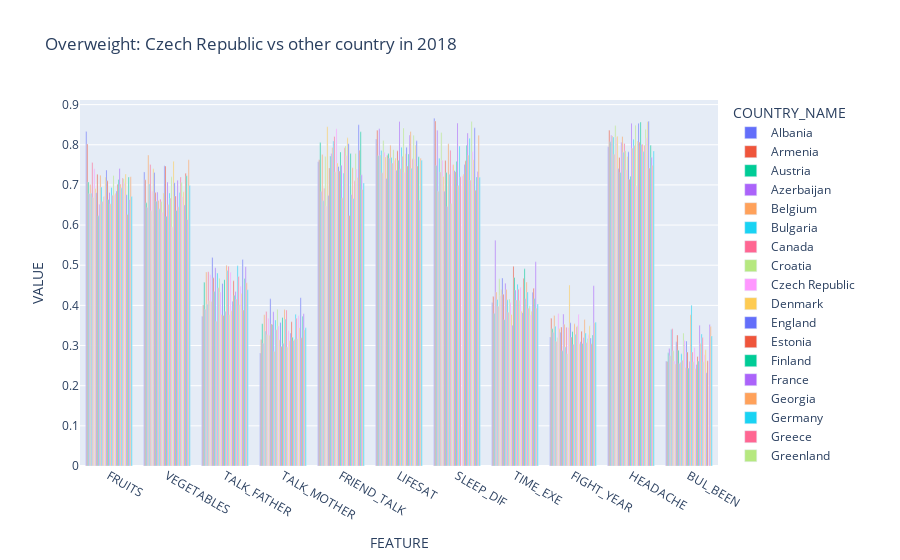

Notebook cell for this chart:
### Code cell
fig_ver.show()

### Figure 1 — Plotly figure (JSON) as saved in the notebook; plotly's stock layout.template omitted (floating-point values rounded to 4 significant figures)
{"data": [{"alignmentgroup": "True", "hovertemplate": "COUNTRY_NAME=Albania<br>FEATURE=%{x}<br>VALUE=%{y}<extra></extra>", "legendgroup": "Albania", "marker": {"color": "#636efa", "pattern": {"shape": ""}}, "name": "Albania", "offsetgroup": "Albania", "orientation": "v", "showlegend": true, "textposition": "auto", "type": "bar", "x": ["FRUITS", "VEGETABLES", "TALK_FATHER", "TALK_MOTHER", "FRIEND_TALK", "LIFESAT", "SLEEP_DIF", "TIME_EXE", "FIGHT_YEAR", "HEADACHE", "BUL_BEEN"], "xaxis": "x", "y": [0.833, 0.7323, 0.3728, 0.2814, 0.7575, 0.8144, 0.8659, 0.4075, 0.321, 0.7952, 0.2606], "yaxis": "y"}, {"alignmentgroup": "True", "hovertemplate": "COUNTRY_NAME=Armenia<br>FEATURE=%{x}<br>VALUE=%{y}<extra></extra>", "legendgroup": "Armenia", "marker": {"color": "#EF553B", "pattern": {"shape": ""}}, "name": "Armenia", "offsetgroup": "Armenia", "orientation": "v", "showlegend": true, "textposition": "auto", "type": "bar", "x": ["FRUITS", "VEGETABLES", "TALK_FATHER", "TALK_MOTHER", "FRIEND_TALK", "LIFESAT", "SLEEP_DIF", "TIME_EXE", "FIGHT_YEAR", "HEADACHE", "BUL_BEEN"], "xaxis": "x", "y": [0.8016, 0.7129, 0.4009, 0.3149, 0.7628, 0.8364, 0.859, 0.4218, 0.368, 0.8359, 0.2603], "yaxis": "y"}, {"alignmentgroup": "True", "hovertemplate": "COUNTRY_NAME=Austria<br>FEATURE=%{x}<br>VALUE=%{y}<extra></extra>", "legendgroup": "Austria", "marker": {"color": "#00cc96", "pattern": {"shape": ""}}, "name": "Austria", "offsetgroup": "Austria", "orientation": "v", "showlegend": true, "textposition": "auto", "type": "bar", "x": ["FRUITS", "VEGETABLES", "TALK_FATHER", "TALK_MOTHER", "FRIEND_TALK", "LIFESAT", "SLEEP_DIF", "TIME_EXE", "FIGHT_YEAR", "HEADACHE", "BUL_BEEN"], "xaxis": "x", "y": [0.7075, 0.6553, 0.4574, 0.3544, 0.8054, 0.7727, 0.7483, 0.3795, 0.3417, 0.8074, 0.2817], "yaxis": "y"}, {"alignmentgroup": "True", "hovertemplate": "COUNTRY_NAME=Azerbaijan<br>FEATURE=%{x}<br>VALUE=%{y}<extra></extra>", "legendgroup": "Azerbaijan", "marker": {"color": "#ab63fa", "pattern": {"shape": ""}}, "name": "Azerbaijan", "offsetgroup": "Azerbaijan", "orientation": "v", "showlegend": true, "textposition": "auto", "type": "bar", "x": ["FRUITS", "VEGETABLES", "TALK_FATHER", "TALK_MOTHER", "FRIEND_TALK", "LIFESAT", "SLEEP_DIF", "TIME_EXE", "FIGHT_YEAR", "HEADACHE", "BUL_BEEN"], "xaxis": "x", "y": [0.6782, 0.6437, 0.3905, 0.3059, 0.6833, 0.8397, 0.8363, 0.5621, 0.3325, 0.8237, 0.2924], "yaxis": "y"}, {"alignmentgroup": "True", "hovertemplate": "COUNTRY_NAME=Belgium<br>FEATURE=%{x}<br>VALUE=%{y}<extra></extra>", "legendgroup": "Belgium", "marker": {"color": "#FFA15A", "pattern": {"shape": ""}}, "name": "Belgium", "offsetgroup": "Belgium", "orientation": "v", "showlegend": true, "textposition": "auto", "type": "bar", "x": ["FRUITS", "VEGETABLES", "TALK_FATHER", "TALK_MOTHER", "FRIEND_TALK", "LIFESAT", "SLEEP_DIF", "TIME_EXE", "FIGHT_YEAR", "HEADACHE", "BUL_BEEN"], "xaxis": "x", "y": [0.7008, 0.7744, 0.4829, 0.3768, 0.7756, 0.7743, 0.6845, 0.433, 0.3749, 0.8219, 0.2748], "yaxis": "y"}, {"alignmentgroup": "True", "hovertemplate": "COUNTRY_NAME=Bulgaria<br>FEATURE=%{x}<br>VALUE=%{y}<extra></extra>", "legendgroup": "Bulgaria", "marker": {"color": "#19d3f3", "pattern": {"shape": ""}}, "name": "Bulgaria", "offsetgroup": "Bulgaria", "orientation": "v", "showlegend": true, "textposition": "auto", "type": "bar", "x": ["FRUITS", "VEGETABLES", "TALK_FATHER", "TALK_MOTHER", "FRIEND_TALK", "LIFESAT", "SLEEP_DIF", "TIME_EXE", "FIGHT_YEAR", "HEADACHE", "BUL_BEEN"], "xaxis": "x", "y": [0.6794, 0.7022, 0.4029, 0.3364, 0.6605, 0.7856, 0.7666, 0.4146, 0.348, 0.8191, 0.3397], "yaxis": "y"}, {"alignmentgroup": "True", "hovertemplate": "COUNTRY_NAME=Canada<br>FEATURE=%{x}<br>VALUE=%{y}<extra></extra>", "legendgroup": "Canada", "marker": {"color": "#FF6692", "pattern": {"shape": ""}}, "name": "Canada", "offsetgroup": "Canada", "orientation": "v", "showlegend": true, "textposition": "auto", "type": "bar", "x": ["FRUITS", "VEGETABLES", "TALK_FATHER", "TALK_MOTHER", "FRIEND_TALK", "LIFESAT", "SLEEP_DIF", "TIME_EXE", "FIGHT_YEAR", "HEADACHE", "BUL_BEEN"], "xaxis": "x", "y": [0.756, 0.751, 0.484, 0.3848, 0.6919, 0.7303, 0.7322, 0.398, 0.3102, 0.7761, 0.3417], "yaxis": "y"}, {"alignmentgroup": "True", "hovertemplate": "COUNTRY_NAME=Croatia<br>FEATURE=%{x}<br>VALUE=%{y}<extra></extra>", "legendgroup": "Croatia", "marker": {"color": "#B6E880", "pattern": {"shape": ""}}, "name": "Croatia", "offsetgroup": "Croatia", "orientation": "v", "showlegend": true, "textposition": "auto", "type": "bar", "x": ["FRUITS", "VEGETABLES", "TALK_FATHER", "TALK_MOTHER", "FRIEND_TALK", "LIFESAT", "SLEEP_DIF", "TIME_EXE", "FIGHT_YEAR", "HEADACHE", "BUL_BEEN"], "xaxis": "x", "y": [0.6688, 0.6357, 0.4117, 0.3272, 0.7705, 0.8107, 0.8308, 0.4661, 0.3202, 0.8477, 0.287], "yaxis": "y"}, {"alignmentgroup": "True", "hovertemplate": "COUNTRY_NAME=Czech Republic<br>FEATURE=%{x}<br>VALUE=%{y}<extra></extra>", "legendgroup": "Czech Republic", "marker": {"color": "#FF97FF", "pattern": {"shape": ""}}, "name": "Czech Republic", "offsetgroup": "Czech Republic", "orientation": "v", "showlegend": true, "textposition": "auto", "type": "bar", "x": ["FRUITS", "VEGETABLES", "TALK_FATHER", "TALK_MOTHER", "FRIEND_TALK", "LIFESAT", "SLEEP_DIF", "TIME_EXE", "FIGHT_YEAR", "HEADACHE", "BUL_BEEN"], "xaxis": "x", "y": [0.7401, 0.6841, 0.4763, 0.3678, 0.6477, 0.7814, 0.7614, 0.4249, 0.3798, 0.8192, 0.2616], "yaxis": "y"}, {"alignmentgroup": "True", "hovertemplate": "COUNTRY_NAME=Denmark<br>FEATURE=%{x}<br>VALUE=%{y}<extra></extra>", "legendgroup": "Denmark", "marker": {"color": "#FECB52", "pattern": {"shape": ""}}, "name": "Denmark", "offsetgroup": "Denmark", "orientation": "v", "showlegend": true, "textposition": "auto", "type": "bar", "x": ["FRUITS", "VEGETABLES", "TALK_FATHER", "TALK_MOTHER", "FRIEND_TALK", "LIFESAT", "SLEEP_DIF", "TIME_EXE", "FIGHT_YEAR", "HEADACHE", "BUL_BEEN"], "xaxis": "x", "y": [0.691, 0.7401, 0.4097, 0.3257, 0.8451, 0.7695, 0.7212, 0.4392, 0.3415, 0.8211, 0.2542], "yaxis": "y"}, {"alignmentgroup": "True", "hovertemplate": "COUNTRY_NAME=England<br>FEATURE=%{x}<br>VALUE=%{y}<extra></extra>", "legendgroup": "England", "marker": {"color": "#636efa", "pattern": {"shape": ""}}, "name": "England", "offsetgroup": "England", "orientation": "v", "showlegend": true, "textposition": "auto", "type": "bar", "x": ["FRUITS", "VEGETABLES", "TALK_FATHER", "TALK_MOTHER", "FRIEND_TALK", "LIFESAT", "SLEEP_DIF", "TIME_EXE", "FIGHT_YEAR", "HEADACHE", "BUL_BEEN"], "xaxis": "x", "y": [0.6807, 0.7308, 0.519, 0.4163, 0.6735, 0.7162, 0.6843, 0.4679, 0.3329, 0.7411, 0.3093], "yaxis": "y"}, {"alignmentgroup": "True", "hovertemplate": "COUNTRY_NAME=Estonia<br>FEATURE=%{x}<br>VALUE=%{y}<extra></extra>", "legendgroup": "Estonia", "marker": {"color": "#EF553B", "pattern": {"shape": ""}}, "name": "Estonia", "offsetgroup": "Estonia", "orientation": "v", "showlegend": true, "textposition": "auto", "type": "bar", "x": ["FRUITS", "VEGETABLES", "TALK_FATHER", "TALK_MOTHER", "FRIEND_TALK", "LIFESAT", "SLEEP_DIF", "TIME_EXE", "FIGHT_YEAR", "HEADACHE", "BUL_BEEN"], "xaxis": "x", "y": [0.7268, 0.6809, 0.4686, 0.3537, 0.7424, 0.7737, 0.7605, 0.4279, 0.3461, 0.7682, 0.3263], "yaxis": "y"}, {"alignmentgroup": "True", "hovertemplate": "COUNTRY_NAME=Finland<br>FEATURE=%{x}<br>VALUE=%{y}<extra></extra>", "legendgroup": "Finland", "marker": {"color": "#00cc96", "pattern": {"shape": ""}}, "name": "Finland", "offsetgroup": "Finland", "orientation": "v", "showlegend": true, "textposition": "auto", "type": "bar", "x": ["FRUITS", "VEGETABLES", "TALK_FATHER", "TALK_MOTHER", "FRIEND_TALK", "LIFESAT", "SLEEP_DIF", "TIME_EXE", "FIGHT_YEAR", "HEADACHE", "BUL_BEEN"], "xaxis": "x", "y": [0.623, 0.6595, 0.4343, 0.3525, 0.772, 0.778, 0.7307, 0.3645, 0.2869, 0.7312, 0.288], "yaxis": "y"}, {"alignmentgroup": "True", "hovertemplate": "COUNTRY_NAME=France<br>FEATURE=%{x}<br>VALUE=%{y}<extra></extra>", "legendgroup": "France", "marker": {"color": "#ab63fa", "pattern": {"shape": ""}}, "name": "France", "offsetgroup": "France", "orientation": "v", "showlegend": true, "textposition": "auto", "type": "bar", "x": ["FRUITS", "VEGETABLES", "TALK_FATHER", "TALK_MOTHER", "FRIEND_TALK", "LIFESAT", "SLEEP_DIF", "TIME_EXE", "FIGHT_YEAR", "HEADACHE", "BUL_BEEN"], "xaxis": "x", "y": [0.6515, 0.6822, 0.4939, 0.3843, 0.7781, 0.7668, 0.6462, 0.4548, 0.3784, 0.8062, 0.2553], "yaxis": "y"}, {"alignmentgroup": "True", "hovertemplate": "COUNTRY_NAME=Georgia<br>FEATURE=%{x}<br>VALUE=%{y}<extra></extra>", "legendgroup": "Georgia", "marker": {"color": "#FFA15A", "pattern": {"shape": ""}}, "name": "Georgia", "offsetgroup": "Georgia", "orientation": "v", "showlegend": true, "textposition": "auto", "type": "bar", "x": ["FRUITS", "VEGETABLES", "TALK_FATHER", "TALK_MOTHER", "FRIEND_TALK", "LIFESAT", "SLEEP_DIF", "TIME_EXE", "FIGHT_YEAR", "HEADACHE", "BUL_BEEN"], "xaxis": "x", "y": [0.7239, 0.6613, 0.3602, 0.2853, 0.7931, 0.7989, 0.8024, 0.4394, 0.353, 0.8205, 0.2581], "yaxis": "y"}, {"alignmentgroup": "True", "hovertemplate": "COUNTRY_NAME=Germany<br>FEATURE=%{x}<br>VALUE=%{y}<extra></extra>", "legendgroup": "Germany", "marker": {"color": "#19d3f3", "pattern": {"shape": ""}}, "name": "Germany", "offsetgroup": "Germany", "orientation": "v", "showlegend": true, "textposition": "auto", "type": "bar", "x": ["FRUITS", "VEGETABLES", "TALK_FATHER", "TALK_MOTHER", "FRIEND_TALK", "LIFESAT", "SLEEP_DIF", "TIME_EXE", "FIGHT_YEAR", "HEADACHE", "BUL_BEEN"], "xaxis": "x", "y": [0.6947, 0.6403, 0.4805, 0.3638, 0.8096, 0.7681, 0.7266, 0.414, 0.2961, 0.7815, 0.2794], "yaxis": "y"}, {"alignmentgroup": "True", "hovertemplate": "COUNTRY_NAME=Greece<br>FEATURE=%{x}<br>VALUE=%{y}<extra></extra>", "legendgroup": "Greece", "marker": {"color": "#FF6692", "pattern": {"shape": ""}}, "name": "Greece", "offsetgroup": "Greece", "orientation": "v", "showlegend": true, "textposition": "auto", "type": "bar", "x": ["FRUITS", "VEGETABLES", "TALK_FATHER", "TALK_MOTHER", "FRIEND_TALK", "LIFESAT", "SLEEP_DIF", "TIME_EXE", "FIGHT_YEAR", "HEADACHE", "BUL_BEEN"], "xaxis": "x", "y": [0.6584, 0.6645, 0.4437, 0.3393, 0.8207, 0.7546, 0.786, 0.3831, 0.3458, 0.8032, 0.2632], "yaxis": "y"}, {"alignmentgroup": "True", "hovertemplate": "COUNTRY_NAME=Greenland<br>FEATURE=%{x}<br>VALUE=%{y}<extra></extra>", "legendgroup": "Greenland", "marker": {"color": "#B6E880", "pattern": {"shape": ""}}, "name": "Greenland", "offsetgroup": "Greenland", "orientation": "v", "showlegend": true, "textposition": "auto", "type": "bar", "x": ["FRUITS", "VEGETABLES", "TALK_FATHER", "TALK_MOTHER", "FRIEND_TALK", "LIFESAT", "SLEEP_DIF", "TIME_EXE", "FIGHT_YEAR", "HEADACHE", "BUL_BEEN"], "xaxis": "x", "y": [0.6712, 0.6585, 0.4674, 0.39, 0.7326, 0.7878, 0.6535, 0.416, 0.2798, 0.7852, 0.3311], "yaxis": "y"}, {"alignmentgroup": "True", "hovertemplate": "COUNTRY_NAME=Hungary<br>FEATURE=%{x}<br>VALUE=%{y}<extra></extra>", "legendgroup": "Hungary", "marker": {"color": "#FF97FF", "pattern": {"shape": ""}}, "name": "Hungary", "offsetgroup": "Hungary", "orientation": "v", "showlegend": true, "textposition": "auto", "type": "bar", "x": ["FRUITS", "VEGETABLES", "TALK_FATHER", "TALK_MOTHER", "FRIEND_TALK", "LIFESAT", "SLEEP_DIF", "TIME_EXE", "FIGHT_YEAR", "HEADACHE", "BUL_BEEN"], "xaxis": "x", "y": [0.6722, 0.6317, 0.4334, 0.3488, 0.8399, 0.7613, 0.7501, 0.4069, 0.3451, 0.7376, 0.3128], "yaxis": "y"}, {"alignmentgroup": "True", "hovertemplate": "COUNTRY_NAME=Iceland<br>FEATURE=%{x}<br>VALUE=%{y}<extra></extra>", "legendgroup": "Iceland", "marker": {"color": "#FECB52", "pattern": {"shape": ""}}, "name": "Iceland", "offsetgroup": "Iceland", "orientation": "v", "showlegend": true, "textposition": "auto", "type": "bar", "x": ["FRUITS", "VEGETABLES", "TALK_FATHER", "TALK_MOTHER", "FRIEND_TALK", "LIFESAT", "SLEEP_DIF", "TIME_EXE", "FIGHT_YEAR", "HEADACHE", "BUL_BEEN"], "xaxis": "x", "y": [0.7196, 0.6801, 0.3771, 0.3143, 0.7548, 0.7669, 0.7507, 0.3773, 0.4508, 0.7706, 0.2452], "yaxis": "y"}, {"alignmentgroup": "True", "hovertemplate": "COUNTRY_NAME=Ireland<br>FEATURE=%{x}<br>VALUE=%{y}<extra></extra>", "legendgroup": "Ireland", "marker": {"color": "#636efa", "pattern": {"shape": ""}}, "name": "Ireland", "offsetgroup": "Ireland", "orientation": "v", "showlegend": true, "textposition": "auto", "type": "bar", "x": ["FRUITS", "VEGETABLES", "TALK_FATHER", "TALK_MOTHER", "FRIEND_TALK", "LIFESAT", "SLEEP_DIF", "TIME_EXE", "FIGHT_YEAR", "HEADACHE", "BUL_BEEN"], "xaxis": "x", "y": [0.7371, 0.7478, 0.4545, 0.3576, 0.7458, 0.7366, 0.7354, 0.3503, 0.3567, 0.7824, 0.311], "yaxis": "y"}, {"alignmentgroup": "True", "hovertemplate": "COUNTRY_NAME=Israel<br>FEATURE=%{x}<br>VALUE=%{y}<extra></extra>", "legendgroup": "Israel", "marker": {"color": "#EF553B", "pattern": {"shape": ""}}, "name": "Israel", "offsetgroup": "Israel", "orientation": "v", "showlegend": true, "textposition": "auto", "type": "bar", "x": ["FRUITS", "VEGETABLES", "TALK_FATHER", "TALK_MOTHER", "FRIEND_TALK", "LIFESAT", "SLEEP_DIF", "TIME_EXE", "FIGHT_YEAR", "HEADACHE", "BUL_BEEN"], "xaxis": "x", "y": [0.7101, 0.747, 0.3751, 0.2973, 0.7345, 0.7848, 0.7331, 0.4972, 0.3213, 0.7144, 0.2839], "yaxis": "y"}, {"alignmentgroup": "True", "hovertemplate": "COUNTRY_NAME=Italy<br>FEATURE=%{x}<br>VALUE=%{y}<extra></extra>", "legendgroup": "Italy", "marker": {"color": "#00cc96", "pattern": {"shape": ""}}, "name": "Italy", "offsetgroup": "Italy", "orientation": "v", "showlegend": true, "textposition": "auto", "type": "bar", "x": ["FRUITS", "VEGETABLES", "TALK_FATHER", "TALK_MOTHER", "FRIEND_TALK", "LIFESAT", "SLEEP_DIF", "TIME_EXE", "FIGHT_YEAR", "HEADACHE", "BUL_BEEN"], "xaxis": "x", "y": [0.6638, 0.6217, 0.464, 0.3697, 0.7821, 0.7614, 0.7587, 0.4696, 0.3349, 0.7218, 0.2439], "yaxis": "y"}, {"alignmentgroup": "True", "hovertemplate": "COUNTRY_NAME=Kazakhstan<br>FEATURE=%{x}<br>VALUE=%{y}<extra></extra>", "legendgroup": "Kazakhstan", "marker": {"color": "#ab63fa", "pattern": {"shape": ""}}, "name": "Kazakhstan", "offsetgroup": "Kazakhstan", "orientation": "v", "showlegend": true, "textposition": "auto", "type": "bar", "x": ["FRUITS", "VEGETABLES", "TALK_FATHER", "TALK_MOTHER", "FRIEND_TALK", "LIFESAT", "SLEEP_DIF", "TIME_EXE", "FIGHT_YEAR", "HEADACHE", "BUL_BEEN"], "xaxis": "x", "y": [0.6812, 0.707, 0.3851, 0.3057, 0.7487, 0.8578, 0.8541, 0.4385, 0.3032, 0.8534, 0.261], "yaxis": "y"}, {"alignmentgroup": "True", "hovertemplate": "COUNTRY_NAME=Latvia<br>FEATURE=%{x}<br>VALUE=%{y}<extra></extra>", "legendgroup": "Latvia", "marker": {"color": "#FFA15A", "pattern": {"shape": ""}}, "name": "Latvia", "offsetgroup": "Latvia", "orientation": "v", "showlegend": true, "textposition": "auto", "type": "bar", "x": ["FRUITS", "VEGETABLES", "TALK_FATHER", "TALK_MOTHER", "FRIEND_TALK", "LIFESAT", "SLEEP_DIF", "TIME_EXE", "FIGHT_YEAR", "HEADACHE", "BUL_BEEN"], "xaxis": "x", "y": [0.6533, 0.651, 0.4997, 0.3894, 0.6678, 0.7403, 0.6982, 0.4135, 0.354, 0.7919, 0.3769], "yaxis": "y"}, {"alignmentgroup": "True", "hovertemplate": "COUNTRY_NAME=Lithuania<br>FEATURE=%{x}<br>VALUE=%{y}<extra></extra>", "legendgroup": "Lithuania", "marker": {"color": "#19d3f3", "pattern": {"shape": ""}}, "name": "Lithuania", "offsetgroup": "Lithuania", "orientation": "v", "showlegend": true, "textposition": "auto", "type": "bar", "x": ["FRUITS", "VEGETABLES", "TALK_FATHER", "TALK_MOTHER", "FRIEND_TALK", "LIFESAT", "SLEEP_DIF", "TIME_EXE", "FIGHT_YEAR", "HEADACHE", "BUL_BEEN"], "xaxis": "x", "y": [0.6936, 0.6801, 0.4866, 0.3659, 0.7295, 0.794, 0.7968, 0.4528, 0.3278, 0.8136, 0.4002], "yaxis": "y"}, {"alignmentgroup": "True", "hovertemplate": "COUNTRY_NAME=Luxembourg<br>FEATURE=%{x}<br>VALUE=%{y}<extra></extra>", "legendgroup": "Luxembourg", "marker": {"color": "#FF6692", "pattern": {"shape": ""}}, "name": "Luxembourg", "offsetgroup": "Luxembourg", "orientation": "v", "showlegend": true, "textposition": "auto", "type": "bar", "x": ["FRUITS", "VEGETABLES", "TALK_FATHER", "TALK_MOTHER", "FRIEND_TALK", "LIFESAT", "SLEEP_DIF", "TIME_EXE", "FIGHT_YEAR", "HEADACHE", "BUL_BEEN"], "xaxis": "x", "y": [0.674, 0.6673, 0.4973, 0.3883, 0.7926, 0.7713, 0.7201, 0.44, 0.347, 0.798, 0.2836], "yaxis": "y"}, {"alignmentgroup": "True", "hovertemplate": "COUNTRY_NAME=Macedonia<br>FEATURE=%{x}<br>VALUE=%{y}<extra></extra>", "legendgroup": "Macedonia", "marker": {"color": "#B6E880", "pattern": {"shape": ""}}, "name": "Macedonia", "offsetgroup": "Macedonia", "orientation": "v", "showlegend": true, "textposition": "auto", "type": "bar", "x": ["FRUITS", "VEGETABLES", "TALK_FATHER", "TALK_MOTHER", "FRIEND_TALK", "LIFESAT", "SLEEP_DIF", "TIME_EXE", "FIGHT_YEAR", "HEADACHE", "BUL_BEEN"], "xaxis": "x", "y": [0.7236, 0.7201, 0.3764, 0.2963, 0.7971, 0.8418, NaN, 0.4119, 0.349, 0.8483, 0.2596], "yaxis": "y"}, {"alignmentgroup": "True", "hovertemplate": "COUNTRY_NAME=Malta<br>FEATURE=%{x}<br>VALUE=%{y}<extra></extra>", "legendgroup": "Malta", "marker": {"color": "#FF97FF", "pattern": {"shape": ""}}, "name": "Malta", "offsetgroup": "Malta", "orientation": "v", "showlegend": true, "textposition": "auto", "type": "bar", "x": ["FRUITS", "VEGETABLES", "TALK_FATHER", "TALK_MOTHER", "FRIEND_TALK", "LIFESAT", "SLEEP_DIF", "TIME_EXE", "FIGHT_YEAR", "HEADACHE", "BUL_BEEN"], "xaxis": "x", "y": [0.676, 0.5955, 0.4824, 0.3368, 0.7735, 0.7318, 0.723, 0.4451, 0.3777, 0.6979, 0.2954], "yaxis": "y"}, {"alignmentgroup": "True", "hovertemplate": "COUNTRY_NAME=Netherlands<br>FEATURE=%{x}<br>VALUE=%{y}<extra></extra>", "legendgroup": "Netherlands", "marker": {"color": "#FECB52", "pattern": {"shape": ""}}, "name": "Netherlands", "offsetgroup": "Netherlands", "orientation": "v", "showlegend": true, "textposition": "auto", "type": "bar", "x": ["FRUITS", "VEGETABLES", "TALK_FATHER", "TALK_MOTHER", "FRIEND_TALK", "LIFESAT", "SLEEP_DIF", "TIME_EXE", "FIGHT_YEAR", "HEADACHE", "BUL_BEEN"], "xaxis": "x", "y": [0.6793, 0.7591, 0.3865, 0.3118, 0.8171, 0.7776, 0.7271, 0.3852, 0.3042, 0.8095, 0.2427], "yaxis": "y"}, {"alignmentgroup": "True", "hovertemplate": "COUNTRY_NAME=Norway<br>FEATURE=%{x}<br>VALUE=%{y}<extra></extra>", "legendgroup": "Norway", "marker": {"color": "#636efa", "pattern": {"shape": ""}}, "name": "Norway", "offsetgroup": "Norway", "orientation": "v", "showlegend": true, "textposition": "auto", "type": "bar", "x": ["FRUITS", "VEGETABLES", "TALK_FATHER", "TALK_MOTHER", "FRIEND_TALK", "LIFESAT", "SLEEP_DIF", "TIME_EXE", "FIGHT_YEAR", "HEADACHE", "BUL_BEEN"], "xaxis": "x", "y": [0.6851, 0.7057, 0.4105, 0.3311, 0.8025, 0.794, 0.7506, 0.3819, 0.3096, 0.8534, 0.2528], "yaxis": "y"}, {"alignmentgroup": "True", "hovertemplate": "COUNTRY_NAME=Poland<br>FEATURE=%{x}<br>VALUE=%{y}<extra></extra>", "legendgroup": "Poland", "marker": {"color": "#EF553B", "pattern": {"shape": ""}}, "name": "Poland", "offsetgroup": "Poland", "orientation": "v", "showlegend": true, "textposition": "auto", "type": "bar", "x": ["FRUITS", "VEGETABLES", "TALK_FATHER", "TALK_MOTHER", "FRIEND_TALK", "LIFESAT", "SLEEP_DIF", "TIME_EXE", "FIGHT_YEAR", "HEADACHE", "BUL_BEEN"], "xaxis": "x", "y": [0.7015, 0.6725, 0.4612, 0.3593, 0.6238, 0.7474, 0.7602, 0.4676, 0.3359, 0.8068, 0.2727], "yaxis": "y"}, {"alignmentgroup": "True", "hovertemplate": "COUNTRY_NAME=Portugal<br>FEATURE=%{x}<br>VALUE=%{y}<extra></extra>", "legendgroup": "Portugal", "marker": {"color": "#00cc96", "pattern": {"shape": ""}}, "name": "Portugal", "offsetgroup": "Portugal", "orientation": "v", "showlegend": true, "textposition": "auto", "type": "bar", "x": ["FRUITS", "VEGETABLES", "TALK_FATHER", "TALK_MOTHER", "FRIEND_TALK", "LIFESAT", "SLEEP_DIF", "TIME_EXE", "FIGHT_YEAR", "HEADACHE", "BUL_BEEN"], "xaxis": "x", "y": [0.7137, 0.6366, 0.4252, 0.3208, 0.778, 0.7772, 0.7987, 0.4911, 0.3053, 0.8564, 0.2615], "yaxis": "y"}, {"alignmentgroup": "True", "hovertemplate": "COUNTRY_NAME=Republic of Moldova<br>FEATURE=%{x}<br>VALUE=%{y}<extra></extra>", "legendgroup": "Republic of Moldova", "marker": {"color": "#ab63fa", "pattern": {"shape": ""}}, "name": "Republic of Moldova", "offsetgroup": "Republic of Moldova", "orientation": "v", "showlegend": true, "textposition": "auto", "type": "bar", "x": ["FRUITS", "VEGETABLES", "TALK_FATHER", "TALK_MOTHER", "FRIEND_TALK", "LIFESAT", "SLEEP_DIF", "TIME_EXE", "FIGHT_YEAR", "HEADACHE", "BUL_BEEN"], "xaxis": "x", "y": [0.7408, 0.7116, 0.4346, 0.3125, 0.6763, 0.8244, 0.8293, 0.417, 0.3199, 0.8004, 0.3507], "yaxis": "y"}, {"alignmentgroup": "True", "hovertemplate": "COUNTRY_NAME=Romania<br>FEATURE=%{x}<br>VALUE=%{y}<extra></extra>", "legendgroup": "Romania", "marker": {"color": "#FFA15A", "pattern": {"shape": ""}}, "name": "Romania", "offsetgroup": "Romania", "orientation": "v", "showlegend": true, "textposition": "auto", "type": "bar", "x": ["FRUITS", "VEGETABLES", "TALK_FATHER", "TALK_MOTHER", "FRIEND_TALK", "LIFESAT", "SLEEP_DIF", "TIME_EXE", "FIGHT_YEAR", "HEADACHE", "BUL_BEEN"], "xaxis": "x", "y": [0.7022, 0.6456, 0.4158, 0.3154, 0.7428, 0.833, 0.7744, 0.4579, 0.3646, 0.8014, 0.3055], "yaxis": "y"}, {"alignmentgroup": "True", "hovertemplate": "COUNTRY_NAME=Russia<br>FEATURE=%{x}<br>VALUE=%{y}<extra></extra>", "legendgroup": "Russia", "marker": {"color": "#19d3f3", "pattern": {"shape": ""}}, "name": "Russia", "offsetgroup": "Russia", "orientation": "v", "showlegend": true, "textposition": "auto", "type": "bar", "x": ["FRUITS", "VEGETABLES", "TALK_FATHER", "TALK_MOTHER", "FRIEND_TALK", "LIFESAT", "SLEEP_DIF", "TIME_EXE", "FIGHT_YEAR", "HEADACHE", "BUL_BEEN"], "xaxis": "x", "y": [0.6927, 0.6813, 0.4988, 0.3779, 0.6664, 0.7417, 0.8159, 0.4332, 0.3313, 0.7829, 0.3289], "yaxis": "y"}, {"alignmentgroup": "True", "hovertemplate": "COUNTRY_NAME=Scotland<br>FEATURE=%{x}<br>VALUE=%{y}<extra></extra>", "legendgroup": "Scotland", "marker": {"color": "#FF6692", "pattern": {"shape": ""}}, "name": "Scotland", "offsetgroup": "Scotland", "orientation": "v", "showlegend": true, "textposition": "auto", "type": "bar", "x": ["FRUITS", "VEGETABLES", "TALK_FATHER", "TALK_MOTHER", "FRIEND_TALK", "LIFESAT", "SLEEP_DIF", "TIME_EXE", "FIGHT_YEAR", "HEADACHE", "BUL_BEEN"], "xaxis": "x", "y": [0.7171, 0.7196, 0.4719, 0.368, 0.7102, 0.7648, 0.7122, 0.3928, 0.3074, 0.799, 0.3197], "yaxis": "y"}, {"alignmentgroup": "True", "hovertemplate": "COUNTRY_NAME=Serbia<br>FEATURE=%{x}<br>VALUE=%{y}<extra></extra>", "legendgroup": "Serbia", "marker": {"color": "#B6E880", "pattern": {"shape": ""}}, "name": "Serbia", "offsetgroup": "Serbia", "orientation": "v", "showlegend": true, "textposition": "auto", "type": "bar", "x": ["FRUITS", "VEGETABLES", "TALK_FATHER", "TALK_MOTHER", "FRIEND_TALK", "LIFESAT", "SLEEP_DIF", "TIME_EXE", "FIGHT_YEAR", "HEADACHE", "BUL_BEEN"], "xaxis": "x", "y": [0.7156, 0.7067, 0.4013, 0.317, 0.7781, 0.8238, 0.8578, 0.3992, 0.3177, 0.8387, 0.2595], "yaxis": "y"}, {"alignmentgroup": "True", "hovertemplate": "COUNTRY_NAME=Slovakia<br>FEATURE=%{x}<br>VALUE=%{y}<extra></extra>", "legendgroup": "Slovakia", "marker": {"color": "#FF97FF", "pattern": {"shape": ""}}, "name": "Slovakia", "offsetgroup": "Slovakia", "orientation": "v", "showlegend": true, "textposition": "auto", "type": "bar", "x": ["FRUITS", "VEGETABLES", "TALK_FATHER", "TALK_MOTHER", "FRIEND_TALK", "LIFESAT", "SLEEP_DIF", "TIME_EXE", "FIGHT_YEAR", "HEADACHE", "BUL_BEEN"], "xaxis": "x", "y": [0.7057, 0.6711, 0.4476, 0.374, 0.7395, 0.7645, 0.7829, 0.3759, 0.3271, 0.8173, 0.2772], "yaxis": "y"}, {"alignmentgroup": "True", "hovertemplate": "COUNTRY_NAME=Slovenia<br>FEATURE=%{x}<br>VALUE=%{y}<extra></extra>", "legendgroup": "Slovenia", "marker": {"color": "#FECB52", "pattern": {"shape": ""}}, "name": "Slovenia", "offsetgroup": "Slovenia", "orientation": "v", "showlegend": true, "textposition": "auto", "type": "bar", "x": ["FRUITS", "VEGETABLES", "TALK_FATHER", "TALK_MOTHER", "FRIEND_TALK", "LIFESAT", "SLEEP_DIF", "TIME_EXE", "FIGHT_YEAR", "HEADACHE", "BUL_BEEN"], "xaxis": "x", "y": [0.7269, 0.683, 0.4293, 0.3443, 0.7185, 0.799, 0.7625, 0.3854, 0.3493, 0.8574, 0.2894], "yaxis": "y"}, {"alignmentgroup": "True", "hovertemplate": "COUNTRY_NAME=Spain<br>FEATURE=%{x}<br>VALUE=%{y}<extra></extra>", "legendgroup": "Spain", "marker": {"color": "#636efa", "pattern": {"shape": ""}}, "name": "Spain", "offsetgroup": "Spain", "orientation": "v", "showlegend": true, "textposition": "auto", "type": "bar", "x": ["FRUITS", "VEGETABLES", "TALK_FATHER", "TALK_MOTHER", "FRIEND_TALK", "LIFESAT", "SLEEP_DIF", "TIME_EXE", "FIGHT_YEAR", "HEADACHE", "BUL_BEEN"], "xaxis": "x", "y": [0.6756, 0.6501, 0.5143, 0.4192, 0.8499, 0.8098, 0.8423, 0.433, 0.3189, 0.8587, 0.2324], "yaxis": "y"}, {"alignmentgroup": "True", "hovertemplate": "COUNTRY_NAME=Sweden<br>FEATURE=%{x}<br>VALUE=%{y}<extra></extra>", "legendgroup": "Sweden", "marker": {"color": "#EF553B", "pattern": {"shape": ""}}, "name": "Sweden", "offsetgroup": "Sweden", "orientation": "v", "showlegend": true, "textposition": "auto", "type": "bar", "x": ["FRUITS", "VEGETABLES", "TALK_FATHER", "TALK_MOTHER", "FRIEND_TALK", "LIFESAT", "SLEEP_DIF", "TIME_EXE", "FIGHT_YEAR", "HEADACHE", "BUL_BEEN"], "xaxis": "x", "y": [0.6264, 0.7292, 0.3886, 0.3193, 0.7866, 0.7472, 0.6868, 0.4424, 0.3043, 0.7421, 0.2622], "yaxis": "y"}, {"alignmentgroup": "True", "hovertemplate": "COUNTRY_NAME=Switzerland<br>FEATURE=%{x}<br>VALUE=%{y}<extra></extra>", "legendgroup": "Switzerland", "marker": {"color": "#00cc96", "pattern": {"shape": ""}}, "name": "Switzerland", "offsetgroup": "Switzerland", "orientation": "v", "showlegend": true, "textposition": "auto", "type": "bar", "x": ["FRUITS", "VEGETABLES", "TALK_FATHER", "TALK_MOTHER", "FRIEND_TALK", "LIFESAT", "SLEEP_DIF", "TIME_EXE", "FIGHT_YEAR", "HEADACHE", "BUL_BEEN"], "xaxis": "x", "y": [0.7196, 0.7228, 0.4669, 0.3728, 0.8323, 0.7702, 0.72, 0.4169, 0.3264, 0.7988, NaN], "yaxis": "y"}, {"alignmentgroup": "True", "hovertemplate": "COUNTRY_NAME=Turkey<br>FEATURE=%{x}<br>VALUE=%{y}<extra></extra>", "legendgroup": "Turkey", "marker": {"color": "#ab63fa", "pattern": {"shape": ""}}, "name": "Turkey", "offsetgroup": "Turkey", "orientation": "v", "showlegend": true, "textposition": "auto", "type": "bar", "x": ["FRUITS", "VEGETABLES", "TALK_FATHER", "TALK_MOTHER", "FRIEND_TALK", "LIFESAT", "SLEEP_DIF", "TIME_EXE", "FIGHT_YEAR", "HEADACHE", "BUL_BEEN"], "xaxis": "x", "y": [0.6636, 0.6141, 0.4965, 0.3793, 0.7251, 0.6623, 0.7334, 0.5088, 0.4491, 0.7691, 0.3527], "yaxis": "y"}, {"alignmentgroup": "True", "hovertemplate": "COUNTRY_NAME=Ukraine<br>FEATURE=%{x}<br>VALUE=%{y}<extra></extra>", "legendgroup": "Ukraine", "marker": {"color": "#FFA15A", "pattern": {"shape": ""}}, "name": "Ukraine", "offsetgroup": "Ukraine", "orientation": "v", "showlegend": true, "textposition": "auto", "type": "bar", "x": ["FRUITS", "VEGETABLES", "TALK_FATHER", "TALK_MOTHER", "FRIEND_TALK", "LIFESAT", "SLEEP_DIF", "TIME_EXE", "FIGHT_YEAR", "HEADACHE", "BUL_BEEN"], "xaxis": "x", "y": [0.7205, 0.7627, 0.4566, 0.3394, 0.6888, 0.7665, 0.8239, 0.3932, 0.3568, 0.7489, 0.3471], "yaxis": "y"}, {"alignmentgroup": "True", "hovertemplate": "COUNTRY_NAME=Wales<br>FEATURE=%{x}<br>VALUE=%{y}<extra></extra>", "legendgroup": "Wales", "marker": {"color": "#19d3f3", "pattern": {"shape": ""}}, "name": "Wales", "offsetgroup": "Wales", "orientation": "v", "showlegend": true, "textposition": "auto", "type": "bar", "x": ["FRUITS", "VEGETABLES", "TALK_FATHER", "TALK_MOTHER", "FRIEND_TALK", "LIFESAT", "SLEEP_DIF", "TIME_EXE", "FIGHT_YEAR", "HEADACHE", "BUL_BEEN"], "xaxis": "x", "y": [0.6709, 0.6985, 0.4389, 0.344, 0.7044, 0.7614, 0.7188, 0.4034, 0.3578, 0.7846, 0.3236], "yaxis": "y"}], "layout": {"barmode": "group", "legend": {"title": {"text": "COUNTRY_NAME"}, "tracegroupgap": 0}, "title": {"text": "Overweight: Czech Republic vs other country in 2018"}, "xaxis": {"anchor": "y", "domain": [0, 1], "title": {"text": "FEATURE"}}, "yaxis": {"anchor": "x", "domain": [0, 1], "title": {"text": "VALUE"}}}}
